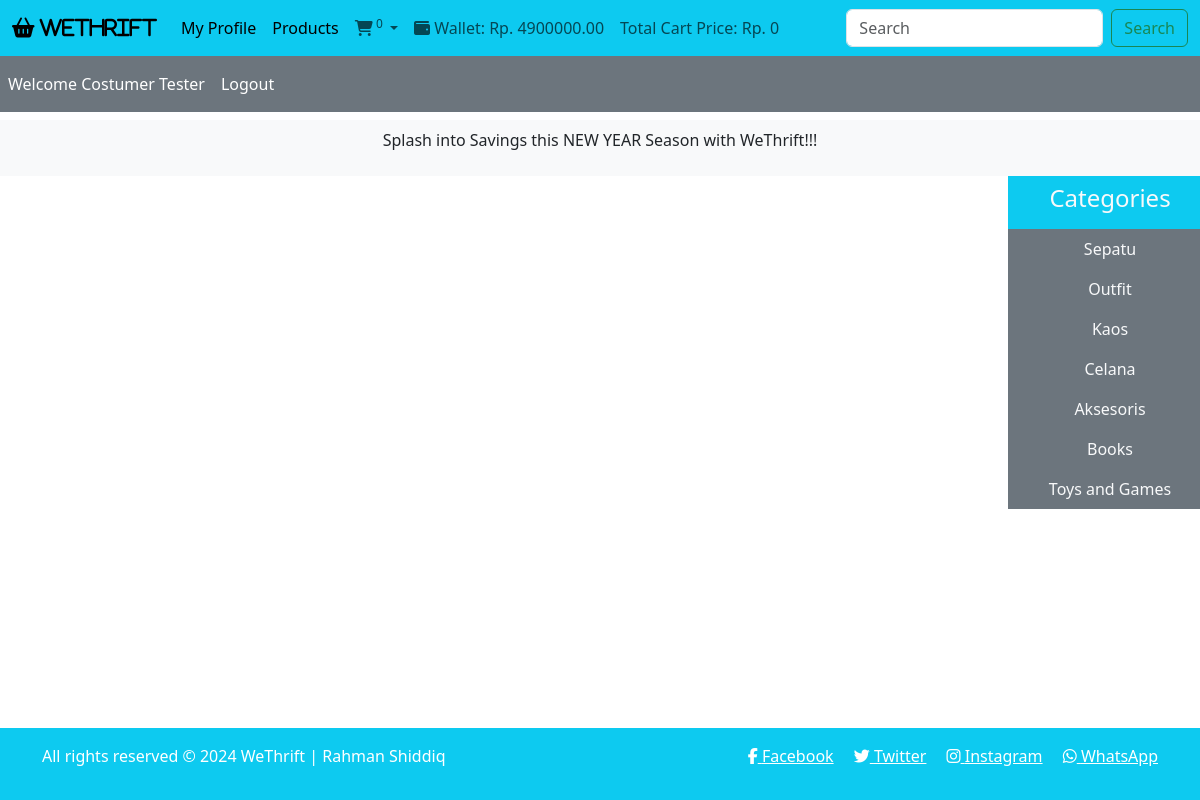
Screenshot of /customer_mode/search_bar.php?customer_id=58 with the database file from the repository.
### tables this page shows
CREATE TABLE `customer` (
  `customerID` int(11) NOT NULL,
  `first_name` varchar(50) NOT NULL,
  `last_name` varchar(50) DEFAULT NULL,
  `address_street` varchar(100) NOT NULL,
  `address_city` varchar(50) NOT NULL,
  `address_state` varchar(50) NOT NULL,
  `pincode` int(11) NOT NULL,
  `phone_no` bigint(20) NOT NULL,
  `email` varchar(100) NOT NULL,
  `password` varchar(50) NOT NULL,
  `dob` date NOT NULL,
  `age` int(11) DEFAULT 0,
  `gender` varchar(10) DEFAULT NULL
);

CREATE TABLE `wallet` (
  `customerID` int(11) NOT NULL,
  `balance` decimal(10,2) NOT NULL DEFAULT 0.00 CHECK (`balance` >= 0),
  `upiID` varchar(100) NOT NULL,
  `rewardPoints` int(11) NOT NULL DEFAULT 0
);

CREATE TABLE `productcategory` (
  `categoryID` int(11) NOT NULL,
  `name` varchar(50) NOT NULL,
  `noOfProducts` bigint(20) NOT NULL DEFAULT 0
);

### customer_mode/search_bar.php (the view, shortened to what this page needs)
<?php
include ('../functions/common_function.php');
if (isset ($_GET['customer_id'])) {
    $cust_id = $_GET['customer_id'];
    $get_data = "SELECT * FROM customer WHERE customerID = $cust_id;";
    $result_get = mysqli_query($con, $get_data);
    $row_data = mysqli_fetch_assoc($result_get);
    $cust_id = $row_data["customerID"];
    $cust_fname = $row_data['first_name'];
    $cust_lname = $row_data['last_name'];
    if ($cust_lname === null) {
        $cust_name = $cust_fname;
    } else {
        $cust_name = $cust_fname . ' ' . $cust_lname;
    }
}
?>
<!DOCTYPE html>
<html lang="en">
<head>
    <link href="https://cdn.jsdelivr.net/npm/bootstrap@5.3.3/dist/css/bootstrap.min.css" rel="stylesheet"
>
    <link rel="stylesheet" href="https://cdnjs.cloudflare.com/ajax/libs/font-awesome/6.5.1/css/all.min.css"
 />
    <link rel="stylesheet" href="../style.css">
</head>
<body>
    <div class="container-fluid p-0">
        <nav class="navbar navbar-expand-lg bg-info">
            <div class="container-fluid">
                <a class="navbar-brand" href="#"><i class="fa fa-shopping-basket" aria-hidden="true"> WeThrift</i></a>
                <div class="collapse navbar-collapse" id="navbarSupportedContent">
                    <ul class="navbar-nav me-auto mb-2 mb-lg-0">
                        <li class="nav-item">
                            <a class="nav-link active" aria-current="page"
                                href='profile_page.php?customer_id=<?php echo "$cust_id"; ?>'>My Profile</a>
                        </li>
                        <li class="nav-item">
                            <a class="nav-link active"
                                href='index.php?customer_id=<?php echo "$cust_id"; ?>'>Products</a>
                        </li>
                        <li class="nav-item dropdown">
                            <a class="nav-link dropdown-toggle" href="#" id="navbarDropdown" role="button"
                                data-bs-toggle="dropdown" aria-expanded="false">
                                <i id="shopping-cart-icon" class="fa fa-shopping-cart"></i><sup>
                                    <?php cart_item($cust_id); ?>
                                </sup>
                            </a>
                        </li>
                        <li class="wallet">
                            <a href="#" class="nav-link"><i class="fa fa-wallet"></i> Wallet: Rp.
                                <?php echo wallet($cust_id); ?>
                            </a>
                        </li>
                        <li class="total_price">
                            <a href="#" class="nav-link">Total Cart Price: Rp.
                                <?php echo total_cart($cust_id); ?>
                            </a>
                        </li>
                    </ul>
                    <form class="d-flex" role="search" action="" method="get">
                        <input class="form-control me-2" type="search" placeholder="Search" aria-label="Search"
                            name="search_bar">
                        <input type="submit" value="Search" class="btn btn-outline-success" name="search_data">
                    </form>
                </div>
            </div>
        </nav>
        <nav class="navbar navbar-expand-lg navbar-dark bg-secondary">
            <ul class="navbar-nav me-auto">
                <li class="nav-item">
                    <a class="nav-link active" href="">Welcome
                        <?php echo "$cust_name"; ?>
                    </a>
                </li>
                <li class="nav-item">
                    <a class="nav-link active" href="../start.php">Logout</a>
                </li>
            </ul>
        </nav>
        <div class="bg-light p-2 mt-2">
            <p class="text-center">Splash into Savings this NEW YEAR Season with WeThrift!!!</p>
        </div>
        <div class="row">
            <div class="col-md-10">
            </div>
            <div class="col-md-2 bg-secondary p-0">
                <ul class="navbar-nav me-auto text-center">
                    <li class="nav-item bg-info">
                        <a href="#" class="nav-link text-light">
                            <h4>Categories</h4>
                        </a>
                    </li>
                    <?php
                    display_categories($cust_id);
                    ?>
                </ul>
            </div>
        </div>
        <?php
        include ("../includes/footer.php");
        ?>
    </div>
</body>
</html>

### functions/common_function.php (shortened to what this page needs)
<?php
include ('../includes/connect.php');
function display_categories($cust_id)
{
    global $con;
    $select_cat = "SELECT * FROM productCategory;";
    $cat_result = mysqli_query($con, $select_cat);
    while ($row = mysqli_fetch_assoc($cat_result)) {
        $cat_name = $row["name"];
        $cat_id = $row["categoryID"];
        echo "<li class='nav-item'>
                            <a href='index.php?customer_id=$cust_id&cat=$cat_id' class='nav-link text-light'>$cat_name</a>
                        </li>";
    }
}
function cart_item($cust_id)
{
    global $con;
    $user_id = $cust_id;
    $select_cart = "SELECT * FROM addstocart WHERE customerID = '$user_id'";
    $result_cart = mysqli_query($con, $select_cart);
    $count_items = mysqli_num_rows($result_cart);
    echo $count_items;
}
function total_cart($cust_id)
{
    global $con;
    $user_id = $cust_id;
    $total = 0;
    $select_cart = "SELECT * FROM addstocart WHERE customerID = '$user_id'";
    $result_cart = mysqli_query($con, $select_cart);
    return $total;
}
function wallet($cust_id)
{
    global $con;
    $user_id = $cust_id;
    $select_wallet = "SELECT * FROM wallet where customerID = '$user_id'";
    $result_wallet = mysqli_query($con, $select_wallet);
    $row_wallet = mysqli_fetch_assoc($result_wallet);
    $wallet = $row_wallet['balance'];
    return $wallet;
}
        ?>

### style.css (style rules this page uses)
* { margin: 0; padding: 0; box-sizing: border-box; }

### customer_mode/search_bar.php (style rules this page uses)
body { overflow-x: hidden; }

### includes/footer.php (style rules this page uses)
body { margin: 0; padding: 0; min-height: 100vh; position: relative; }

### rows the page displays
customer: customerID.balance "4900000.00", cust_name "Costumer Tester"
productcategory: name "Sepatu"
productcategory: name "Outfit"
productcategory: name "Kaos"
productcategory: name "Celana"
productcategory: name "Aksesoris"
productcategory: name "Books"
productcategory: name "Toys and Games"

### other values shown
$count_items "0"
total_cart($cust_id) "0"
